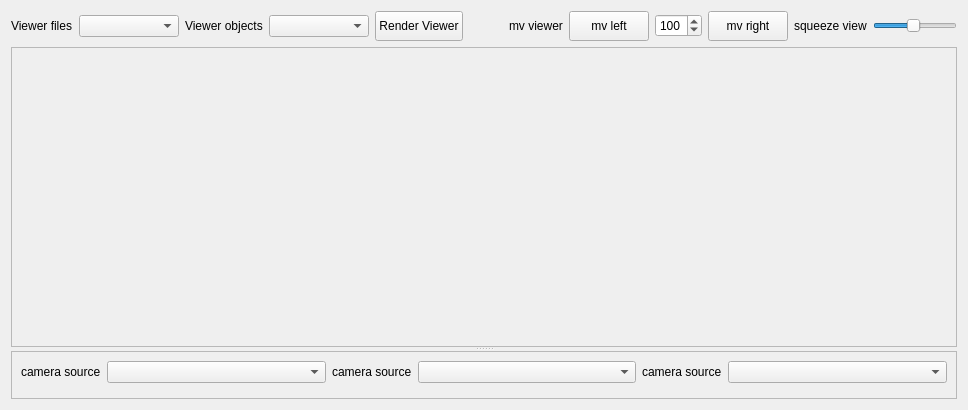
             <widget class="QWidget" name="tab_15">
              <attribute name="title">
               <string>synoptic viewer</string>
              </attribute>
              <layout class="QVBoxLayout" name="verticalLayout_9">
               <item>
                <layout class="QGridLayout" name="gridLayout_14">
                 <item row="0" column="7">
                  <widget class="QPushButton" name="pushButton_mv_viewer_left">
                   <property name="minimumSize">
                    <size>
                     <width>0</width>
                     <height>30</height>
                    </size>
                   </property>
                   <property name="text">
                    <string>mv left</string>
                   </property>
                  </widget>
                 </item>
                 <item row="0" column="9">
                  <widget class="QPushButton" name="pushButton_mv_viewer_right">
                   <property name="minimumSize">
                    <size>
                     <width>0</width>
                     <height>30</height>
                    </size>
                   </property>
                   <property name="text">
                    <string>mv right</string>
                   </property>
                  </widget>
                 </item>
                 <item row="0" column="8">
                  <widget class="QSpinBox" name="spinBox_step_size">
                   <property name="minimum">
                    <number>5</number>
                   </property>
                   <property name="maximum">
                    <number>500</number>
                   </property>
                   <property name="singleStep">
                    <number>5</number>
                   </property>
                   <property name="value">
                    <number>100</number>
                   </property>
                  </widget>
                 </item>
                 <item row="0" column="10">
                  <widget class="QLabel" name="label_89">
                   <property name="text">
                    <string>squeeze view</string>
                   </property>
                  </widget>
                 </item>
                 <item row="0" column="5">
                  <spacer name="horizontalSpacer_8">
                   <property name="orientation">
                    <enum>Qt::Horizontal</enum>
                   </property>
                   <property name="sizeHint" stdset="0">
                    <size>
                     <width>40</width>
                     <height>20</height>
                    </size>
                   </property>
                  </spacer>
                 </item>
                 <item row="0" column="11">
                  <widget class="QSlider" name="horizontalSlider_viewer_squeezer">
                   <property name="minimum">
                    <number>5</number>
                   </property>
                   <property name="maximum">
                    <number>100</number>
                   </property>
                   <property name="pageStep">
                    <number>2</number>
                   </property>
                   <property name="value">
                    <number>50</number>
                   </property>
                   <property name="orientation">
                    <enum>Qt::Horizontal</enum>
                   </property>
                  </widget>
                 </item>
                 <item row="0" column="6">
                  <widget class="QLabel" name="label_75">
                   <property name="text">
                    <string>mv viewer</string>
                   </property>
                  </widget>
                 </item>
                 <item row="0" column="4">
                  <widget class="QPushButton" name="pushButton_render">
                   <property name="minimumSize">
                    <size>
                     <width>0</width>
                     <height>30</height>
                    </size>
                   </property>
                   <property name="text">
                    <string>Render Viewer</string>
                   </property>
                  </widget>
                 </item>
                 <item row="0" column="1">
                  <widget class="QComboBox" name="comboBox_viewer_filename">
                   <property name="minimumSize">
                    <size>
                     <width>100</width>
                     <height>0</height>
                    </size>
                   </property>
                  </widget>
                 </item>
                 <item row="0" column="3">
                  <widget class="QComboBox" name="comboBox_viewer_obj_name">
                   <property name="minimumSize">
                    <size>
                     <width>100</width>
                     <height>0</height>
                    </size>
                   </property>
                  </widget>
                 </item>
                 <item row="0" column="2">
                  <widget class="QLabel" name="label_80">
                   <property name="text">
                    <string>Viewer objects</string>
                   </property>
                  </widget>
                 </item>
                 <item row="0" column="0">
                  <widget class="QLabel" name="label_79">
                   <property name="text">
                    <string>Viewer files</string>
                   </property>
                  </widget>
                 </item>
                </layout>
               </item>
               <item>
                <widget class="QSplitter" name="splitter_4">
                 <property name="orientation">
                  <enum>Qt::Vertical</enum>
                 </property>
                 <widget class="QFrame" name="frame_10">
                  <property name="frameShape">
                   <enum>QFrame::StyledPanel</enum>
                  </property>
                  <property name="frameShadow">
                   <enum>QFrame::Raised</enum>
                  </property>
                  <layout class="QVBoxLayout" name="verticalLayout_8">
                   <item>
                    <widget class="beamlineSynopticViewer" name="widget_synoptic" native="true">
                     <property name="minimumSize">
                      <size>
                       <width>0</width>
                       <height>280</height>
                      </size>
                     </property>
                     <property name="mouseTracking">
                      <bool>true</bool>
                     </property>
                    </widget>
                   </item>
                  </layout>
                 </widget>
                 <widget class="QFrame" name="frame_9">
                  <property name="frameShape">
                   <enum>QFrame::StyledPanel</enum>
                  </property>
                  <property name="frameShadow">
                   <enum>QFrame::Raised</enum>
                  </property>
                  <layout class="QHBoxLayout" name="horizontalLayout_17">
                   <item>
                    <layout class="QVBoxLayout" name="verticalLayout_5">
                     <item>
                      <layout class="QHBoxLayout" name="horizontalLayout_3">
                       <item>
                        <widget class="QLabel" name="label_19">
                         <property name="sizePolicy">
                          <sizepolicy hsizetype="Fixed" vsizetype="Preferred">
                           <horstretch>0</horstretch>
                           <verstretch>0</verstretch>
                          </sizepolicy>
                         </property>
                         <property name="text">
                          <string>camera source</string>
                         </property>
                        </widget>
                       </item>
                       <item>
                        <widget class="QComboBox" name="comboBox_cam_source1"/>
                       </item>
                      </layout>
                     </item>
                     <item>
                      <widget class="Taurus2DImageItem" name="widget_camera_viewer1" native="true"/>
                     </item>
                    </layout>
                   </item>
                   <item>
                    <layout class="QVBoxLayout" name="verticalLayout_6">
                     <item>
                      <layout class="QHBoxLayout" name="horizontalLayout_13">
                       <item>
                        <widget class="QLabel" name="label_29">
                         <property name="sizePolicy">
                          <sizepolicy hsizetype="Fixed" vsizetype="Preferred">
                           <horstretch>0</horstretch>
                           <verstretch>0</verstretch>
                          </sizepolicy>
                         </property>
                         <property name="text">
                          <string>camera source</string>
                         </property>
                        </widget>
                       </item>
                       <item>
                        <widget class="QComboBox" name="comboBox_cam_source2"/>
                       </item>
                      </layout>
                     </item>
                     <item>
                      <widget class="Taurus2DImageItem" name="widget_camera_viewer2" native="true"/>
                     </item>
                    </layout>
                   </item>
                   <item>
                    <layout class="QVBoxLayout" name="verticalLayout_7">
                     <item>
                      <layout class="QHBoxLayout" name="horizontalLayout_14">
                       <item>
                        <widget class="QLabel" name="label_74">
                         <property name="sizePolicy">
                          <sizepolicy hsizetype="Fixed" vsizetype="Preferred">
                           <horstretch>0</horstretch>
                           <verstretch>0</verstretch>
                          </sizepolicy>
                         </property>
                         <property name="text">
                          <string>camera source</string>
                         </property>
                        </widget>
                       </item>
                       <item>
                        <widget class="QComboBox" name="comboBox_cam_source3"/>
                       </item>
                      </layout>
                     </item>
                     <item>
                      <widget class="Taurus2DImageItem" name="widget_camera_viewer3" native="true"/>
                     </item>
                    </layout>
                   </item>
                  </layout>
                 </widget>
                </widget>
               </item>
              </layout>
             </widget>
